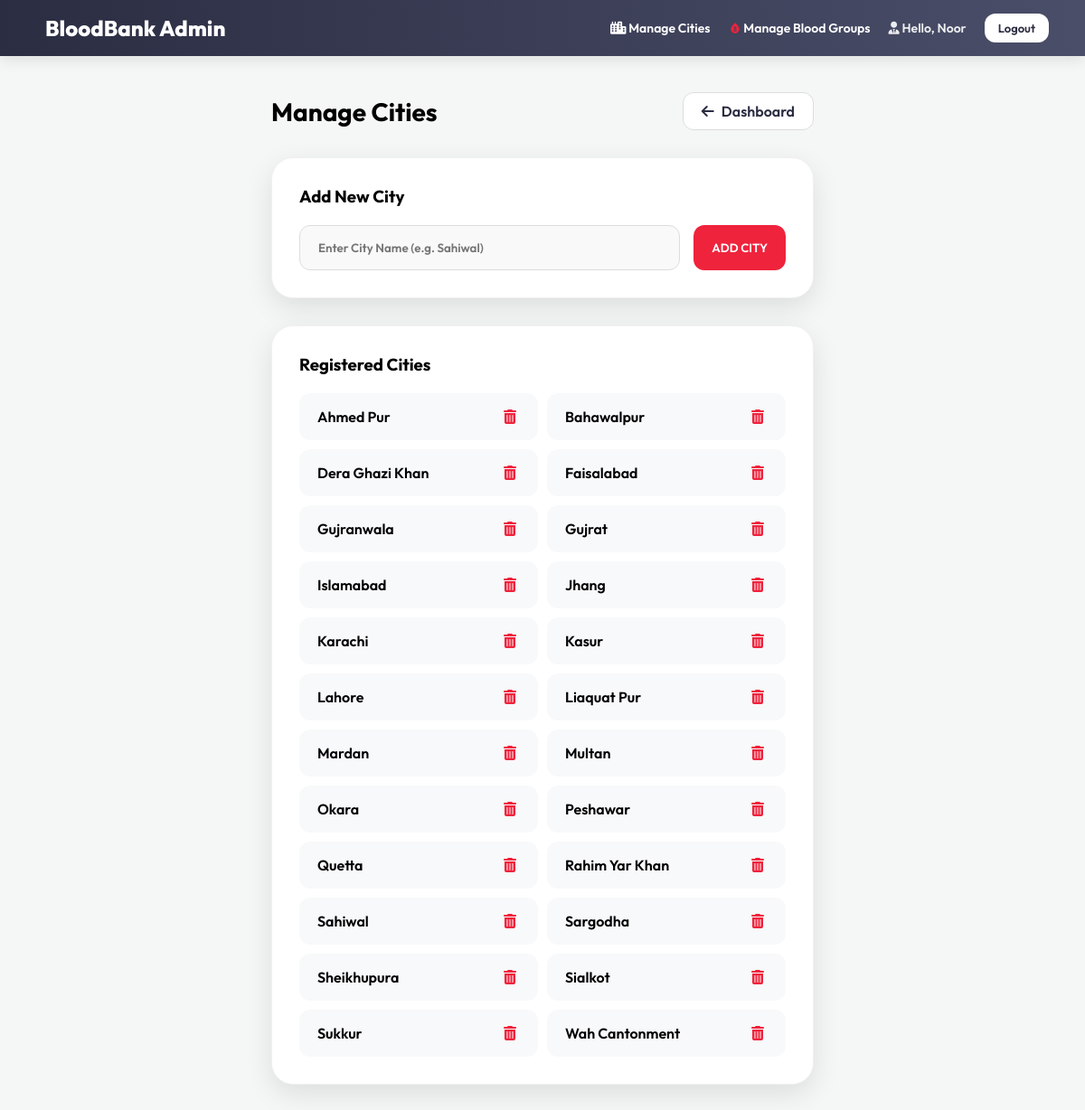
The page /admin-panel/cities/ (signed in) on the database its author committed.
### myapp/models.py (models this page shows, shortened)
class City(models.Model):
    name = models.CharField(max_length=100, unique=True)
    class Meta:
        verbose_name = 'City'
        verbose_name_plural = 'Cities'

### myapp/views.py (the view)
# urls.py: path('admin-panel/cities/', views.admin_manage_cities, name='admin_manage_cities'),
@staff_member_required
def admin_manage_cities(request):
    if request.method == "POST":
        City.objects.get_or_create(name=request.POST.get('city_name').strip())
        messages.success(request, "City added successfully!")
    cities = City.objects.all().order_by('name')
    return render(request, 'admin/manage_cities.html', {'cities': cities})

### myapp/templates/admin/manage_cities.html (shortened to what this page needs)
{% extends 'admin/admin_base.html' %}
{% block content %}
<div style="max-width: 600px; margin: 0 auto;">
    <div style="display: flex; justify-content: space-between; align-items: center; margin-bottom: 30px;">
        <h1 style="font-size: 28px;">Manage Cities</h1>
        <a href="{% url 'admin_dashboard' %}" class="btn btn-white" style="border: 1px solid #ddd;"><i class="fa-solid fa-arrow-left"></i> Dashboard</a>
    </div>
    <div class="card" style="margin-bottom: 30px;">
        <h3 style="margin-bottom: 20px;">Add New City</h3>
        <form method="POST">
            <div style="display: flex; gap: 15px;">
                <input type="text" name="city_name" placeholder="Enter City Name (e.g. Sahiwal)" class="btn" style="flex: 1; border: 1px solid #ddd; background: #f9f9f9; text-align: left; height: 50px;" required>
                <button type="submit" class="btn btn-primary" style="height: 50px;">ADD CITY</button>
            </div>
        </form>
    </div>
    <div class="card">
        <h3 style="margin-bottom: 20px;">Registered Cities</h3>
        <div style="display: grid; grid-template-columns: repeat(2, 1fr); gap: 10px;">
            {% for city in cities %}
            <div style="padding: 12px 20px; background: #f8f9fa; border-radius: 12px; display: flex; justify-content: space-between; align-items: center;">
                <span style="font-weight: 600;">{{ city.name }}</span>
                <a href="{% url 'admin_delete_city' city.id %}" style="color: #ef233c; text-decoration: none; cursor: pointer; padding: 4px; border-radius: 6px; transition: background 0.2s;" onmouseover="this.style.background='#ffe3e6'" onmouseout="this.style.background='transparent'" onclick="return confirm('Are you sure you want to delete this city? This could affect profiles linked to it.');">
                    <i class="fa-solid fa-trash-can"></i>
                </a>
            </div>
            {% empty %}
            <p style="color: #888; grid-column: span 2; text-align: center;">No cities added yet.</p>
            {% endfor %}
        </div>
    </div>
</div>
{% endblock %}

### myapp/templates/admin/admin_base.html (shortened to what this page needs)
<!DOCTYPE html>
<html lang="en">
<head>
    <link rel="stylesheet" href="https://cdnjs.cloudflare.com/ajax/libs/font-awesome/6.0.0/css/all.min.css">
</head>
<body>
    <nav class="admin-nav">
        <div class="logo">
            <span>BloodBank Admin</span>
        </div>
        <div style="display: flex; gap: 20px; align-items: center;">
            <a href="{% url 'admin_manage_cities' %}" style="color: white; text-decoration: none; font-size: 14px; font-weight: 600;"><i class="fa-solid fa-city"></i> Manage Cities</a>
            <a href="{% url 'admin_manage_blood_groups' %}" style="color: white; text-decoration: none; font-size: 14px; font-weight: 600;"> Manage Blood Groups</a>
            <a href="{% url 'admin_profile_edit' %}" style="color: white; text-decoration: none; font-size: 14px; font-weight: 600; opacity: 0.9; transition: opacity 0.2s;" onmouseover="this.style.opacity='1'" onmouseout="this.style.opacity='0.9'"><i class="fa-solid fa-user-tie"></i> Hello, {{ user.first_name|default:user.username }}</a>
            <a href="{% url 'logout' %}" class="btn btn-white" style="padding: 8px 15px; font-size: 13px;">Logout</a>
        </div>
    </nav>
    <div class="admin-container">
        {% block content %}{% endblock %}
    </div>
</body>
</html>

### myapp/templates/admin/admin_base.html (style rules this page uses)
:root { --admin-bg: #4a4e69; --primary: #ef233c; --white: #ffffff; --shadow: 0 10px 30px rgba(0,0,0,0.1); }
* { margin: 0; padding: 0; box-sizing: border-box; font-family: 'Outfit', sans-serif; }
body { background: #f4f7f6; min-height: 100vh; }
.admin-nav { background: linear-gradient(90deg, #2b2d42 0%, #4a4e69 100%); padding: 15px 40px; display: flex; justify-content: space-between; align-items: center; color: white; box-shadow: 0 4px 15px rgba(0,0,0,0.1); }
.logo { font-size: 24px; font-weight: 800; display: flex; align-items: center; gap: 10px; }
.admin-container { padding: 40px; max-width: 1400px; margin: 0 auto; }
.btn { padding: 10px 20px; border-radius: 12px; border: none; cursor: pointer; font-weight: 600; transition: all 0.3s; text-decoration: none; display: inline-flex; align-items: center; gap: 8px; }
.btn-white { background: white; color: #2b2d42; }
.btn-primary { background: var(--primary); color: white; }
.card { background: white; border-radius: 24px; padding: 30px; box-shadow: var(--shadow); border: 1px solid #f0f0f0; }

### rows shown on the page
City: name "Ahmed Pur"
City: name "Bahawalpur"
City: name "Dera Ghazi Khan"
City: name "Faisalabad"
City: name "Gujranwala"
City: name "Gujrat"
City: name "Islamabad"
City: name "Jhang"
City: name "Karachi"
City: name "Kasur"
City: name "Lahore"
City: name "Liaquat Pur"
City: name "Mardan"
City: name "Multan"
City: name "Okara"
City: name "Peshawar"
City: name "Quetta"
City: name "Rahim Yar Khan"
City: name "Sahiwal"
City: name "Sargodha"
City: name "Sheikhupura"
City: name "Sialkot"
City: name "Sukkur"
City: name "Wah Cantonment"

### other values the page prints
{{ user.first_name|default:user.username }} "Noor"
